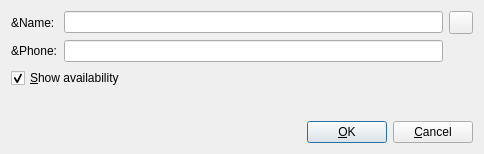
<?xml version="1.0" encoding="UTF-8"?>
<ui version="4.0" stdsetdef="1">
  <author></author>
  <comment></comment>
  <exportmacro></exportmacro>
  <class>BuddyForm</class>
  <widget class="QDialog" name="BuddyForm">
    <property name="geometry">
      <rect>
        <x>0</x>
        <y>0</y>
        <width>484</width>
        <height>154</height>
      </rect>
    </property>
    <property name="windowTitle">
      <string>Twinkle - Buddy</string>
    </property>
    <layout class="QVBoxLayout">
      <item>
        <layout class="QGridLayout">
          <item row="1" column="2" rowspan="2" colspan="1">
            <spacer name="spacer25">
              <property name="sizeHint">
                <size>
                  <width>20</width>
                  <height>47</height>
                </size>
              </property>
              <property name="sizeType">
                <enum>QSizePolicy::Expanding</enum>
              </property>
              <property name="orientation">
                <enum>Qt::Vertical</enum>
              </property>
            </spacer>
          </item>
          <item row="0" column="2">
            <widget class="QToolButton" name="addressToolButton">
              <property name="focusPolicy">
                <enum>Qt::TabFocus</enum>
              </property>
              <property name="text">
                <string/>
              </property>
              <property name="icon">
                <iconset>:/icons/images/kontact_contacts.png</iconset>
              </property>
              <property name="toolTip" stdset="0">
                <string>Address book</string>
              </property>
              <property name="whatsThis" stdset="0">
                <string>Select an address from the address book.</string>
              </property>
            </widget>
          </item>
          <item row="1" column="0">
            <widget class="QLabel" name="phoneTextLabel">
              <property name="text">
                <string>&amp;Phone:</string>
              </property>
              <property name="buddy" stdset="0">
                <cstring>phoneLineEdit</cstring>
              </property>
              <property name="wordWrap">
                <bool>false</bool>
              </property>
            </widget>
          </item>
          <item row="0" column="1">
            <widget class="QLineEdit" name="nameLineEdit">
              <property name="whatsThis" stdset="0">
                <string>Name of your buddy.</string>
              </property>
            </widget>
          </item>
          <item row="2" column="0" rowspan="1" colspan="2">
            <widget class="QCheckBox" name="subscribeCheckBox">
              <property name="text">
                <string>&amp;Show availability</string>
              </property>
              <property name="shortcut">
                <string>Alt+S</string>
              </property>
              <property name="checked">
                <bool>true</bool>
              </property>
              <property name="whatsThis" stdset="0">
                <string>Check this option if you want to see the availability of your buddy. This will only work if your provider offers a presence agent.</string>
              </property>
            </widget>
          </item>
          <item row="0" column="0">
            <widget class="QLabel" name="nameTextLabel">
              <property name="text">
                <string>&amp;Name:</string>
              </property>
              <property name="buddy" stdset="0">
                <cstring>nameLineEdit</cstring>
              </property>
              <property name="wordWrap">
                <bool>false</bool>
              </property>
            </widget>
          </item>
          <item row="1" column="1">
            <widget class="QLineEdit" name="phoneLineEdit">
              <property name="whatsThis" stdset="0">
                <string>SIP address your buddy.</string>
              </property>
            </widget>
          </item>
        </layout>
      </item>
      <item>
        <spacer name="spacer14">
          <property name="sizeHint">
            <size>
              <width>20</width>
              <height>16</height>
            </size>
          </property>
          <property name="sizeType">
            <enum>QSizePolicy::Expanding</enum>
          </property>
          <property name="orientation">
            <enum>Qt::Vertical</enum>
          </property>
        </spacer>
      </item>
      <item>
        <layout class="QHBoxLayout">
          <item>
            <spacer name="spacer13">
              <property name="sizeHint">
                <size>
                  <width>131</width>
                  <height>20</height>
                </size>
              </property>
              <property name="sizeType">
                <enum>QSizePolicy::Expanding</enum>
              </property>
              <property name="orientation">
                <enum>Qt::Horizontal</enum>
              </property>
            </spacer>
          </item>
          <item>
            <widget class="QPushButton" name="okPushButton">
              <property name="text">
                <string>&amp;OK</string>
              </property>
              <property name="shortcut">
                <string>Alt+O</string>
              </property>
              <property name="default">
                <bool>true</bool>
              </property>
            </widget>
          </item>
          <item>
            <widget class="QPushButton" name="cancelPushButton">
              <property name="text">
                <string>&amp;Cancel</string>
              </property>
              <property name="shortcut">
                <string>Alt+C</string>
              </property>
            </widget>
          </item>
        </layout>
      </item>
    </layout>
  </widget>
  <layoutdefault spacing="6" margin="11"/>
  <pixmapfunction></pixmapfunction>
  <tabstops>
    <tabstop>nameLineEdit</tabstop>
    <tabstop>phoneLineEdit</tabstop>
    <tabstop>subscribeCheckBox</tabstop>
    <tabstop>addressToolButton</tabstop>
    <tabstop>okPushButton</tabstop>
    <tabstop>cancelPushButton</tabstop>
  </tabstops>
  <includes>
    <include location="local">presence/buddy.h</include>
    <include location="local">user.h</include>
    <include location="local">getaddressform.h</include>
  </includes>
  <connections>
    <connection>
      <sender>okPushButton</sender>
      <signal>clicked()</signal>
      <receiver>BuddyForm</receiver>
      <slot>validate()</slot>
    </connection>
    <connection>
      <sender>cancelPushButton</sender>
      <signal>clicked()</signal>
      <receiver>BuddyForm</receiver>
      <slot>reject()</slot>
    </connection>
    <connection>
      <sender>addressToolButton</sender>
      <signal>clicked()</signal>
      <receiver>BuddyForm</receiver>
      <slot>showAddressBook()</slot>
    </connection>
  </connections>
</ui>
